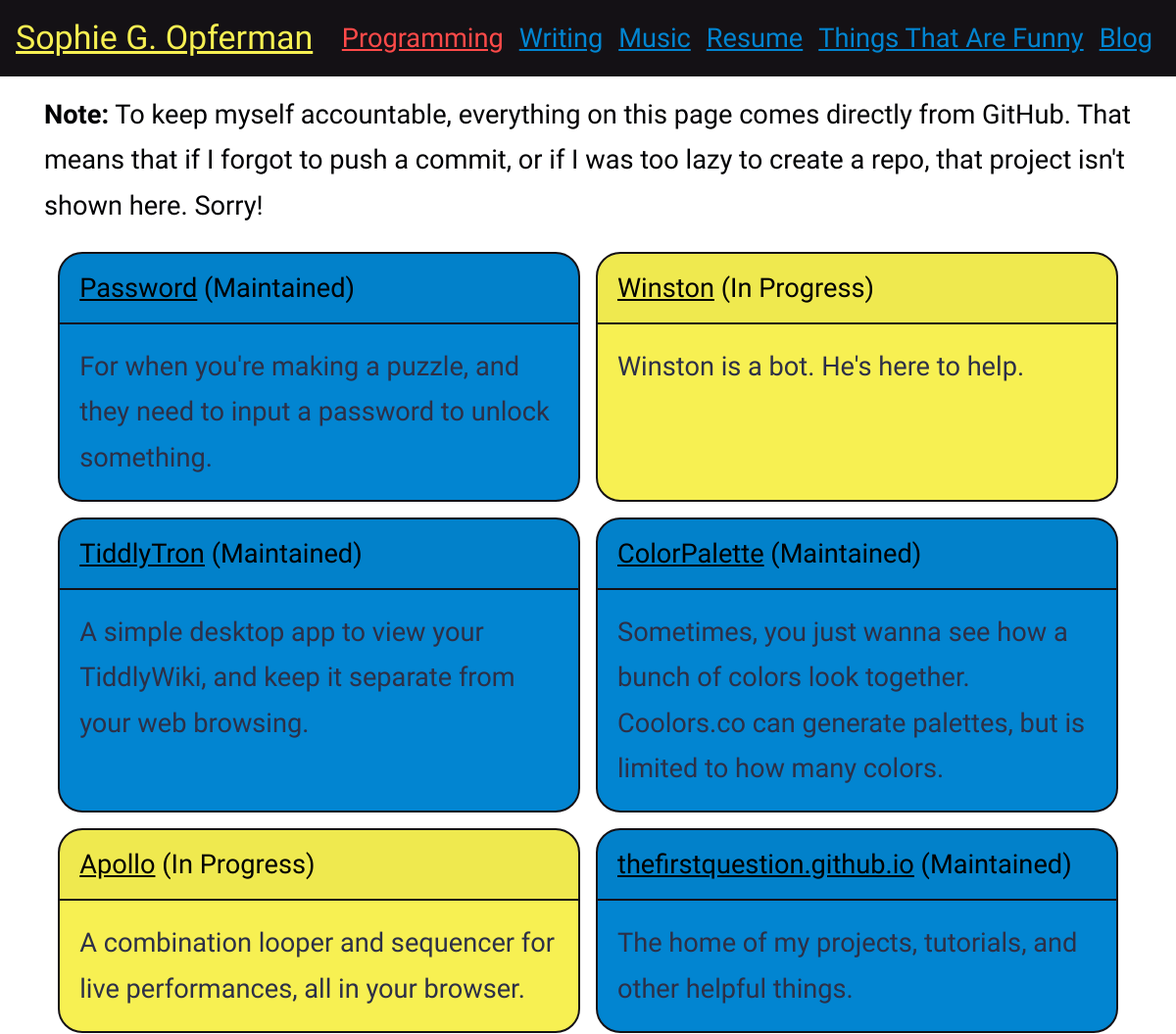
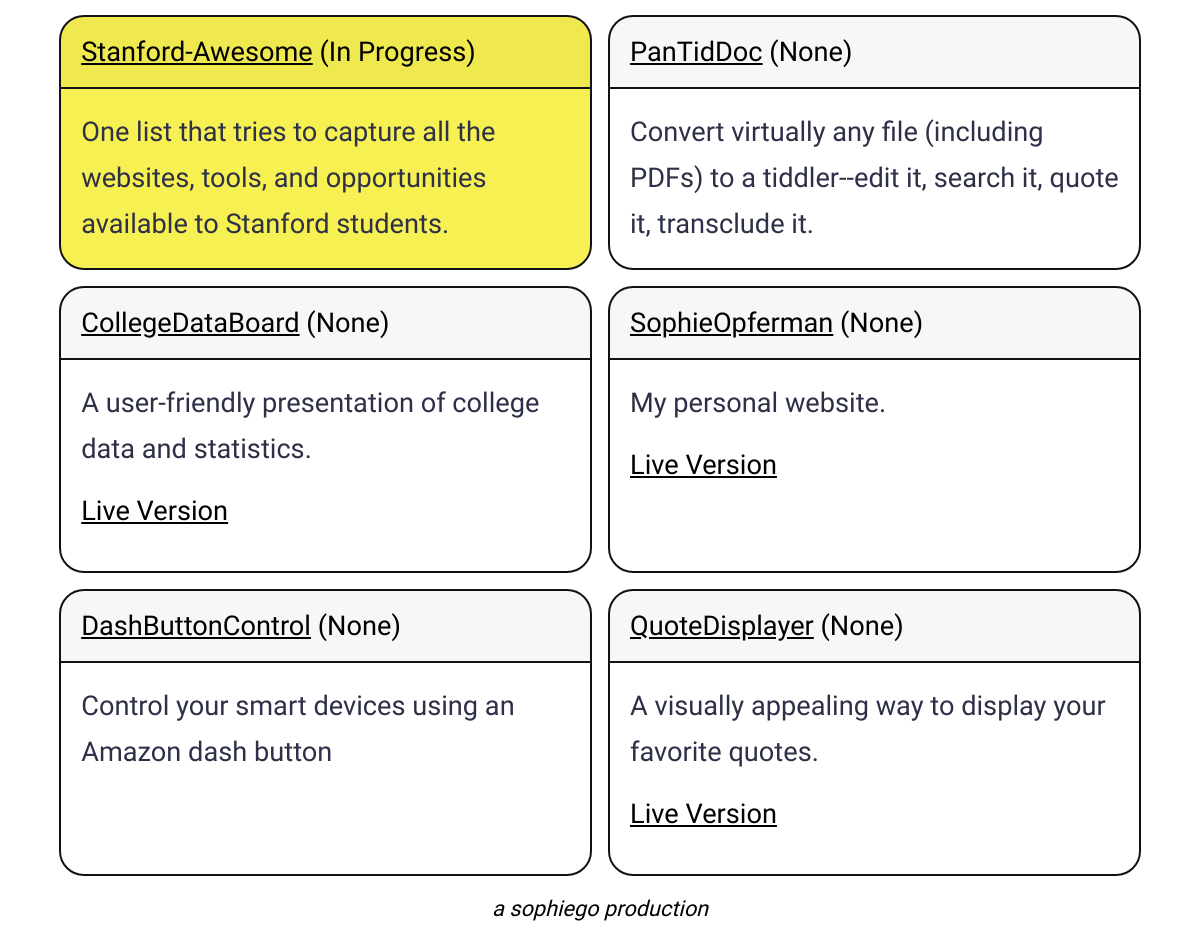
/programming, run on the app's committed database (2 pictures, top to bottom).
### Work.py (models this page shows, shortened)
class Work(Base):
    __tablename__ = 'Work'
    id = Column(Integer, primary_key=True)
    name = Column(String)
    link = Column(String)
    description = Column(String)
    category = Column(String)
    subcategory = Column(String)
    status = Column(String)
    updated = Column(DateTime)
    demoLink = Column(String)

### app.py (the view)
@app.route("/programming")
def programming():
    return render_template('programming.html', WORKS=getDatabaseEntries("programming"))

### app.py (called while the page is built)
def openDB():
    engine = create_engine("sqlite:///SophieOpferman.db")
    Base = declarative_base()
    Base.metadata.create_all(engine)
    Base.metadata.bind = engine
    DBSession = sessionmaker(bind=engine)
    return DBSession()

def getDatabaseEntries(cat):
    session = openDB()
    return session.query(Work).filter(Work.category == cat).order_by(Work.updated.desc()).all()

### templates/programming.html
{% include "header.html" %}
<p class="handwriting"><strong>Note:</strong> To keep myself accountable, everything on this page comes directly from GitHub. That means that if I forgot to push a commit, or if I was too lazy to create a repo, that project isn't shown here. Sorry!</p>
<div class="cardBox d-flex flex-wrap justify-content-center">
    {% for work in WORKS %}
        {% if work.status is eq("maintained") %}
            <div class="card bg-primary">
        {% elif work.status is eq("in progress") %}
            <div class="card bg-warning">
        {% elif work.status is eq("completed") %}
            <div class="card bg-success">
        {% else %}
            <div class="card">
        {% endif %}
          <div class="card-header"><a href="{{ work.link }}" target="_blank" rel="noopener noreferrer">{{ work.name }}</a> ({{ work.status|title }})</div>
          <div class="card-body">
            <p class="card-text">{{ work.description|safe }}</p>
            {% if work.demoLink is not none %}
              <p><a href="{{ work.demoLink }}" target="_blank" rel="noopener noreferrer">Live Version</a></p>
            {% endif %}
          </div>
        </div>
    {% endfor %}
</div>
{% include "footer.html" %}

### templates/header.html (shortened to what this page needs)
<!DOCTYPE html>
<html lang="en">
    <head>
        <link rel="stylesheet" href="{{ url_for('static', filename='theme.css') }}">
        <link rel="stylesheet" href="{{ url_for('static', filename='overrides/overrides-sitewide.css') }}">
    </head>
    <body id="bootstrap-overrides">
    <div class="bs-component navbarWrapper">
      <nav class="navbar navbar-expand-lg navbar-dark bg-dark">
        <a class="navbar-brand" href="/">Sophie G. Opferman</a>
        <div class="collapse navbar-collapse">
          <ul class="navbar-nav ml-auto">
            <li class="nav-item">
              <a class="nav-link" href="/programming">Programming</a>
            </li>
            <li class="nav-item">
              <a class="nav-link" href="/writing">Writing</a>
            </li>
            <li class="nav-item">
              <a class="nav-link" href="/music">Music</a>
            </li>
            <li class="nav-item">
              <a class="nav-link" href="/resume">Resume</a>
            </li>
            <li class="nav-item">
              <a class="nav-link" href="/i-think-theyre-funny-okay">Things That Are Funny</a>
            </li>
            <li class="nav-item">
              <a class="nav-link" href="/blog">Blog</a>
            </li>
          </ul>
        </div>
      </nav>
    </div>
<div class="container">

### templates/footer.html (shortened to what this page needs)
</div>
<footer class="mt-auto">
    <div>
      <p class="text-center"><small><em> a sophiego production </em></small></p>
    </div>
</footer>
</body>
</html>

### static/overrides/overrides-sitewide.css (style rules this page uses)
#bootstrap-overrides .navbarWrapper { margin-bottom: 1rem; }
#bootstrap-overrides .handwriting { font-family: "Reenie Beanie", serif; }
#bootstrap-overrides .card-header { font-family: "Fredericka the Great", serif; }
#bootstrap-overrides .cardBox .card { width: 48%; margin: 0.5rem; }
#bootstrap-overrides .card a { color: black; }

### data on the page
Work: name "Password", status "Maintained", description "For when you're making a puzzle, and they need to input a password to unlock something."
Work: name "Winston", status "In Progress", description "Winston is a bot. He's here to help."
Work: name "TiddlyTron", status "Maintained", description "A simple desktop app to view your TiddlyWiki, and keep it separate from your web browsing."
Work: name "ColorPalette", status "Maintained", description "Sometimes, you just wanna see how a bunch of colors look together. Coolors.co can generate palettes, but is limited to how many colors."
Work: name "Apollo", status "In Progress", description "A combination looper and sequencer for live performances, all in your browser."
Work: name "thefirstquestion.github.io", status "Maintained", description "The home of my projects, tutorials, and other helpful things."
Work: name "Stanford-Awesome", status "In Progress", description "One list that tries to capture all the websites, tools, and opportunities available to Stanford students."
Work: name "PanTidDoc", status "None", description "Convert virtually any file (including PDFs) to a tiddler--edit it, search it, quote it, transclude it."
Work: name "CollegeDataBoard", status "None", description "A user-friendly presentation of college data and statistics."
Work: name "SophieOpferman", status "None", description "My personal website."
Work: name "DashButtonControl", status "None", description "Control your smart devices using an Amazon dash button"
Work: name "QuoteDisplayer", status "None", description "A visually appealing way to display your favorite quotes."
